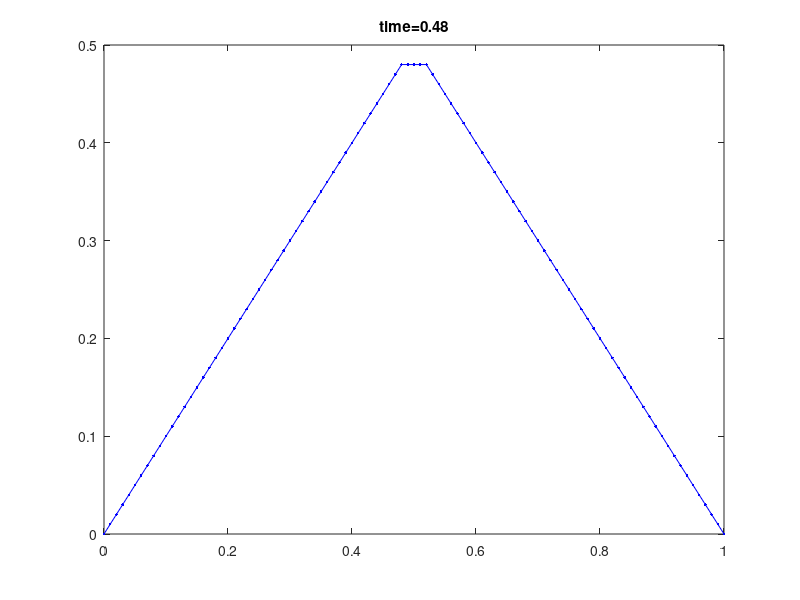
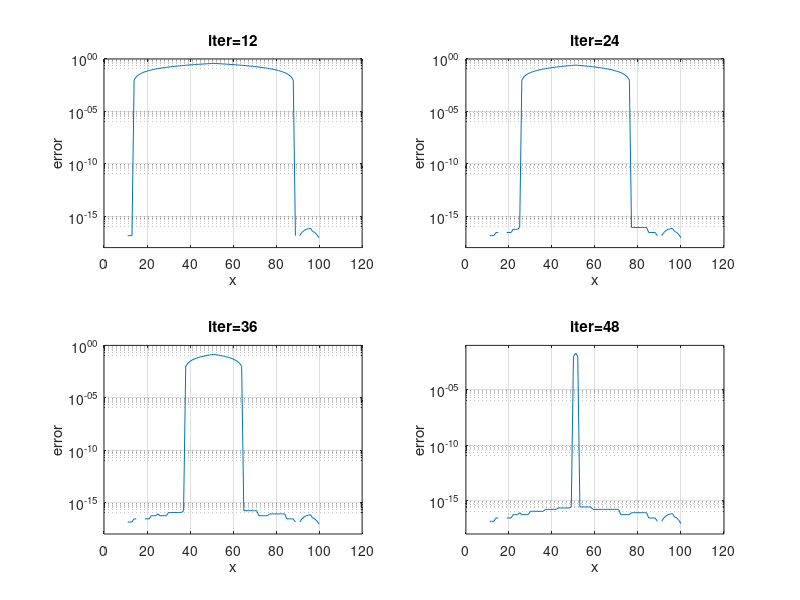

Write the MATLAB code that produced these figures, in order.
function task1
global h
N = 100;
dt = 0.01;
Tend =1;
tol = 1e-12;
h = 1./N;
assert(dt/h<=1)

x = 0:h:1;

% exact solution 
ux = min(abs(x),abs(x-1))';

u = zeros(N+1,1); 
e = [];

%boundary condition
u(1) = 0;
u(N+1) = 0;
w = u;

cnt = 1;
nn = 1;
for t=dt:dt:Tend
    for j=2:N
        w(j) = u(j) - dt*(HG(u(j-1),u(j),u(j+1)) - 1);
    end
    maxerr = h*sum(abs(u-w));
    if(maxerr<tol)
       fprintf('iter is %d\n',t/dt);
       break;
    end
    u = w;
    err = norm(u-ux);
    
    e = abs(u-ux); 

    if(mod(cnt,12)==0)
         figure(1)
        plot (x, u,'.-b')
        title(['time=',num2str(t)])
        axis([0 1 0 .5])
        figure(2)
        subplot(2,2,nn)
        semilogy(e)
        title(['iter=',num2str(cnt)])
        set(gca,'ytick',[1e-15 1e-10 1e-5 1e0])
        xlabel('x')
        ylabel('error')
        %axis([0 cnt 1e-18 1e0])
        grid on   
        nn = nn + 1;
    end
    cnt = cnt + 1;
 
%     if(err<tol)
%         break;
%     end
end
%         plot (x, u,'.-b')
%         title(['time=',num2str(t)])


end

function v=HG(um1,u_0,up1)
global h
max1 = max(u_0-um1, 0)^2;
min1 = min(up1-u_0,0)^2;
v = 1./h*sqrt(max(max1,min1));
end


